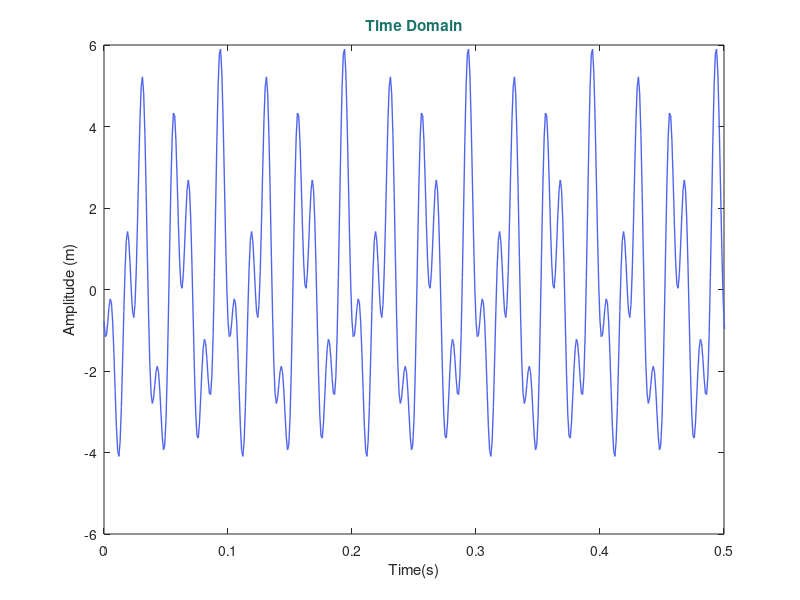
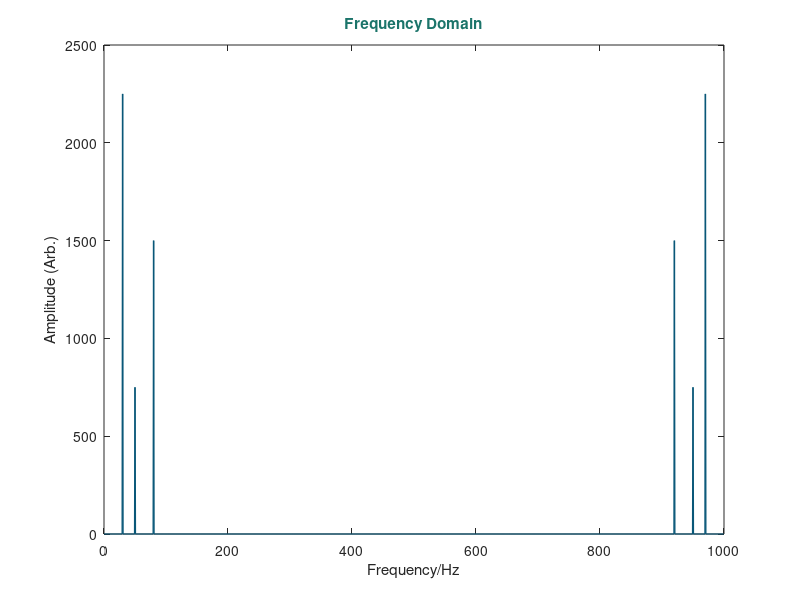
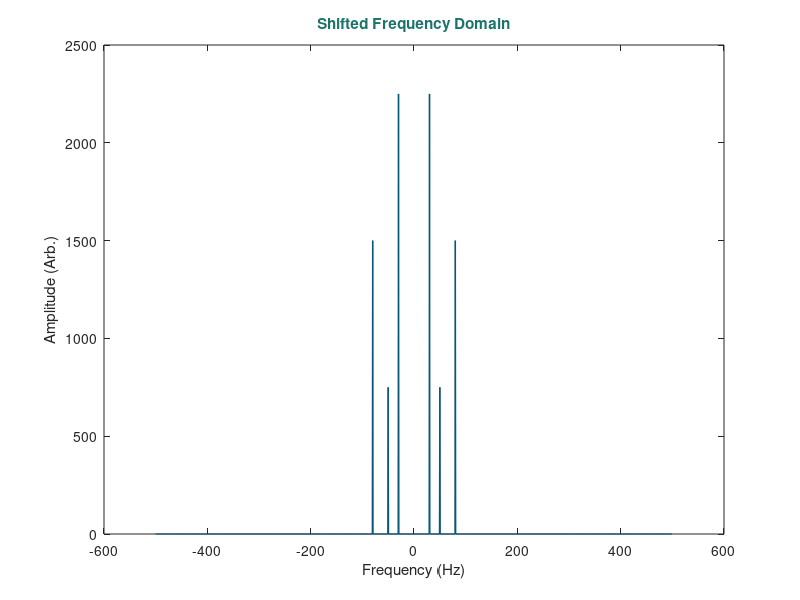

Reproduce these figures in MATLAB, in order.
%% --Combination of Sinusoidal Waves--
%      Example 1 in the FFT Guide 




fs = 1000;                  %Number of Samples
dt = 1/fs;                  %Time steps between each sample
t = 0 : dt : 1.5 - dt;      %Total sampling time

f1 = 30;                    %Frequencies of each sine wave
f2 = 50;
f3 = 80;

%Define the Wave

y = 3*cos(2*pi*f1*t + 1) +...
    1*cos(2*pi*f2*t + 2) +...
    2*cos(2*pi*f3*t - 3);

%Plot this Wave in the Time Domain
%You can change the colours of labels, titles and plots with 'color'
%followed by the hex code of a custom colour.
%I use this website for the colour codes: https://www.color-hex.com/

figure (1)
plot(t,y,'color','#4F64EE','LineWidth',1)
xlabel('Time(s)')
ylabel('Amplitude (m)')
title('Time Domain','color','#1b746a','FontWeight','bold')
xlim([0 0.5])

%% Plot this Function in Frequency Space 

Y = fft(y);                %Compute FFT
Y_Mag = abs(Y);            %Obtain Magnitudes 

n= length(Y_Mag);          %Number of Samples 
f = (0:n-1)*(fs/n);        %Frequency Range 
 
% Plotting the Frequency Magnitude Spectrum 

figure(2)
plot(f,Y_Mag,'color','#095778','LineWidth',1)
xlabel('Frequency/Hz')
ylabel('Amplitude (Arb.)')
title('Frequency Domain','color','#1b746a','FontWeight','bold')


%% Using FFT Shift 

Y_shift = fftshift(Y);            %Reorder the Y values
Y_shift_mag = abs(Y_shift);       %Magnitude of Shift
f_shift = (-n/2 : n/2 -1)*(fs/n); %Frequency Range

%Plot the Shifted Spectrum 

figure(3)
plot(f_shift,Y_shift_mag, ...
    'color','#095778','LineWidth',1)
xlabel('Frequency (Hz)')
ylabel('Amplitude (Arb.)')
title('Shifted Frequency Domain',...
    'color','#1b746a','FontWeight','bold')

